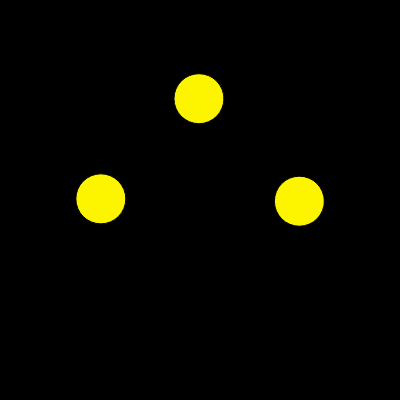
Frame 1 (no input)
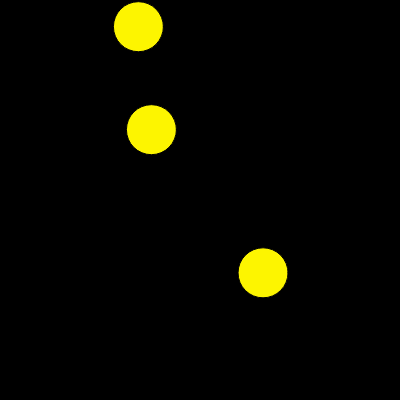
Frame 60 (no input)
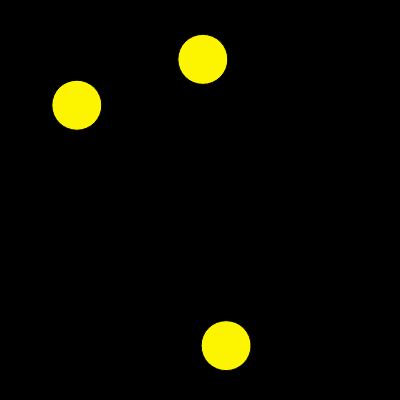
Frame 120 (the mouse pressed at the canvas centre since frame 60)

The p5.js sketch that drew these frames (run headless with seeded random() and noise() and a simulated clock; from frame 60 on, the mouse is pressed at the canvas centre):

// p5.js sketch
// ── sketch.js
// DM2008 — Activity 5a [Guided]
// Colliding Circles (30 min)
//
// A vector stores position and movement together — cleaner than separate x and y variables.
// Your job is to get two balls moving, then detect and respond to their collision.
//
// Suggested order:
// 1. Create two Ball objects in setup()
// 2. Check the distance between them in draw()
// 3. Trigger a visual response when they collide
// 4. Implement edge behaviour in move() — wrap or bounce, your choice
//
// Stretch: add a third ball, or make the collision response affect both balls.

let balls = [];
let wasColliding = false;
let palette = ["#00fff5", "#ff0000", "#fdf500"];

function setup() {
  createCanvas(400, 400);
  // Create two balls at different starting positions
  balls.push(new Ball(100, 200));
  balls.push(new Ball(300, 200));
  balls.push(new Ball(200, 100));

  // for (let i = 0; i < 10; i++) {
  //   let pos = createVector(x, y);
  //   let vel = createVector(random(-2, 2), random(-2, 2));
  //   let r = 50;
  //   let hasCollided = false;
  //   let col = random(palette);
  //   balls.push(new Balls(pos, vel, r, hasCollided, col));
  // }
}

function draw() {
  background(0);

  // Check collision between the two balls
  // dist() measures the distance between their centers
  // They overlap when that distance is less than the sum of their radii


  for (let i = 0; i < balls.length; i++) {
    balls[i].move();
    balls[i].show();
  }

  // for (let i = 0; i < balls.length; hasColliding = true) {
  //   this.r = this.r * 2;
  // }
   for (let i = 0; i < balls.length; i++) {
    for (let j = i + 1; j < balls.length; j++) {
     let d = dist(balls[i].pos.x, balls[i].pos.y, balls[j].pos.x, balls[j].pos.y);
     let colliding = d < balls[i].r / 2 + balls[j].r / 2; // true when the balls overlap, false otherwise

     if (colliding && ! wasColliding) {
       balls[i].vel.mult(-1);
       balls[j].vel.mult(-1);
       // balls[0].r.mult(2);
       // balls[1].r.mult(2);

      balls[i].hasCollided = true;
      balls[j].hasCollided = true;

      balls[i].col = color(random(palette));
      balls[j].col = color(random(palette));

//       let newBall = new Ball(
//   (balls[i].pos.x + balls[j].pos.x) / 2,
//   (balls[i].pos.y + balls[j].pos.y) / 2
// );

//       balls.push(newBall);
   }
      
  wasColliding = colliding;
  }
}
  // for (let i = 0; i < balls.length; i++) {
  //   this.pos = createVector(x, y);
  //   this.vel = createVector(random(-2, 2), random(-2, 2));
  //   this.r = 50;
  //   this.hasCollided = false;
  //   this.col = random(palette);
  //   balls.push(new balls(this.pos, this.vel, this.r, this.hasCollided, this.col));
  // }
}

class Ball {
  constructor(x, y) {
    // pos and vel are vectors — they store x and y together as one object
    this.pos = createVector(x, y);
    this.vel = createVector(random(-2, 2), random(-2, 2));
    this.r = 50;
    this.hasCollided = false;
    this.col = random(palette);
  }

  move() {
    // Adding the velocity vector to position moves the ball each frame
    this.pos.add(this.vel);

    // Handle edges — could you make this bounce instead of wrap?
    if (this.pos.x > width - this.r / 2) {
      // this.pos.x = 0;
      this.vel.x *= -1;
    }
    if (this.pos.x - this.r / 2 < 0) {
      // this.pos.x = width;
      this.vel.x *= -1
    }
    if (this.pos.y > height - this.r / 2) {
      this.vel.y *= -1
    }
    if (this.pos.y - this.r / 2 < 0) {
      // this.pos.y = height;
      this.vel.y *= -1
    }
  }

  show() {
   if (this.hasCollided) {
   fill(this.col);
   noStroke();
   ellipse(this.pos.x, this.pos.y, this.r);
  } else {
   fill( "#fdf500");
   ellipse(this.pos.x, this.pos.y, this.r);
   }
  }
}
